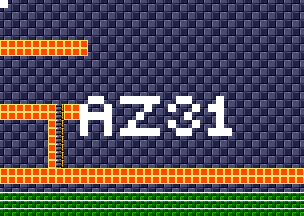

The image is a tile-based game level rendered from a .tmx file. Its description and source (layers, tilesets, objects; grid data summarised) follow:
An orthogonal 38x27 tile map with 8x8 px tiles, 4 tile layers (background, foreground, room numbers, Objects), 15 tilesets.

<map version="1.5" tiledversion="1.7.1" orientation="orthogonal" renderorder="right-down" width="38" height="27" tilewidth="8" tileheight="8" infinite="0" nextlayerid="11" nextobjectid="1">
 <tileset firstgid="1" source="tilesheets/tsKarniMata.tsx" />
 <tileset firstgid="1025" source="tilesheets/tsVoodooWasp.tsx" />
 <tileset firstgid="2049" source="tilesheets/tsBurial.tsx" />
 <tileset firstgid="3073" source="tilesheets/tsBlueTemple.tsx" />
 <tileset firstgid="4097" source="tilesheets/tsGoddess.tsx" />
 <tileset firstgid="5121" source="tilesheets/tsKonark.tsx" />
 <tileset firstgid="6145" name="sEnemies" tilewidth="8" tileheight="8" tilecount="1024" columns="32">
  <image source="../grapx/tilesheets/sObjects.bmp" trans="ff94ff" width="256" height="256" />
 </tileset>
 <tileset firstgid="7169" source="tilesheets/tsIceTemple.tsx" />
 <tileset firstgid="8193" source="tilesheets/tsLavaArea.tsx" />
 <tileset firstgid="9217" source="tilesheets/tsBossArea.tsx" />
 <tileset firstgid="10241" source="tilesheets/tsPegu.tsx" />
 <tileset firstgid="11265" source="tilesheets/sTiwanakuTemple.tsx" />
 <tileset firstgid="12289" source="tilesheets/sIndraTemple.tsx" />
 <tileset firstgid="13313" source="tilesheets/sTeleport.tsx" />
 <tileset firstgid="14337" source="tilesheets/sObjects.tsx" />
 <layer id="2" name="background" width="38" height="27">
  <data>[1026 cells, 1026 non-empty, 2 distinct tile ids]</data>
 </layer>
 <layer id="1" name="foreground" width="38" height="27">
  <data>[1026 cells, 246 non-empty, 3 distinct tile ids]</data>
 </layer>
 <layer id="7" name="room numbers" width="38" height="27">
  <data>[1026 cells, 43 non-empty, 1 distinct tile ids]</data>
 </layer>
 <layer id="10" name="Objects" width="38" height="27">
  <data>[1026 cells, 0 non-empty, 0 distinct tile ids]</data>
 </layer>
</map>
